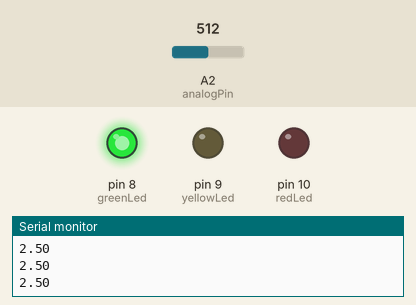
Simulated run of this sketch. Board: Arduino Uno, built with avr-gcc and run on an emulated ATmega328P. Parts: output pins drawn as LEDs (lit = HIGH), the last lines printed to the serial monitor. The inputs (shaded band) are chosen by the test bench; at power-on: A2 (analogPin) = 512.

Above: at 1.2 s.
1.3 s: A2 (analogPin) set to 595
2.8 s: A2 (analogPin) set to 632
At 3.5 s:
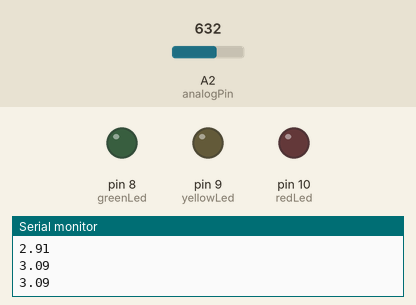
4.5 s: A2 (analogPin) set to 716
At 5.7 s:
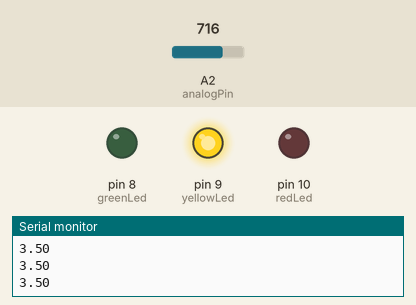
6.0 s: A2 (analogPin) set to 806
7.5 s: A2 (analogPin) set to 836
At 8.4 s:
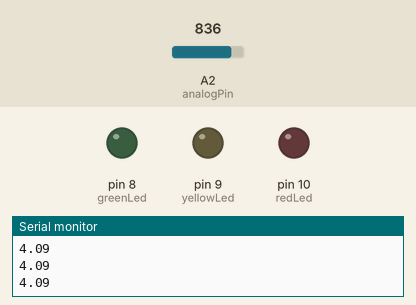
9.0 s: A2 (analogPin) set to 511
At 9.6 s:
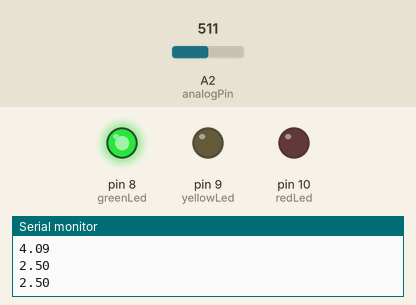
Timing chart, 0 to 11.5 s (numbered marks = the images above; inputs shaded):
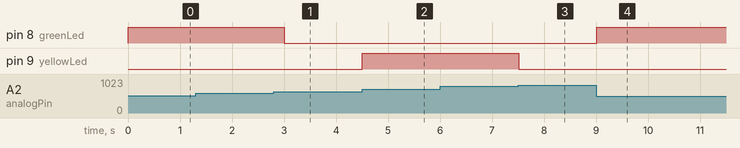

The sketch:

surgeProtector.ino
```cpp
float V2;
int analogVal;
int analogPin=A2;
int dt=300;
int redLed=10;
int yellowLed=9;
int greenLed=8;

void setup() {
  // put your setup code here, to run once:
Serial.begin(9600);
pinMode(analogPin,INPUT);
pinMode(redLed,OUTPUT);
pinMode(yellowLed,OUTPUT);
pinMode(greenLed,OUTPUT);
}

void loop() {


  // put your main code here, to run repeatedly:
analogVal=analogRead(analogPin);
V2=(5.*analogVal)/1023;


//**Encender los leds**///

if(V2<3.0)
digitalWrite(greenLed,HIGH);
else
 digitalWrite(greenLed,LOW);

if(V2>3.1&&V2<4.0)
digitalWrite(yellowLed,HIGH);
else
digitalWrite(yellowLed,LOW);

if(V2>4.1)
digitalWrite(redLed,HIGH);
else
digitalWrite(redLed,LOW);


//*Fin del tema, Voltimetro*//
Serial.println(V2);
delay(dt);
}
```

Measured:
- the behaviour switches between 613 and 614 on A2 (analogPin) (found by bisection; images 0 and 1)
- the behaviour switches between 818 and 819 on A2 (analogPin) (found by bisection; images 2 and 3)
- after the input at 2.8 s, pin 8 (greenLed): HIGH → LOW after 0.21 s
- after the input at 4.5 s, pin 9 (yellowLed): LOW → HIGH at once
- after the input at 7.5 s, pin 9 (yellowLed): HIGH → LOW at once
- after the input at 9.0 s, pin 8 (greenLed): LOW → HIGH at once
